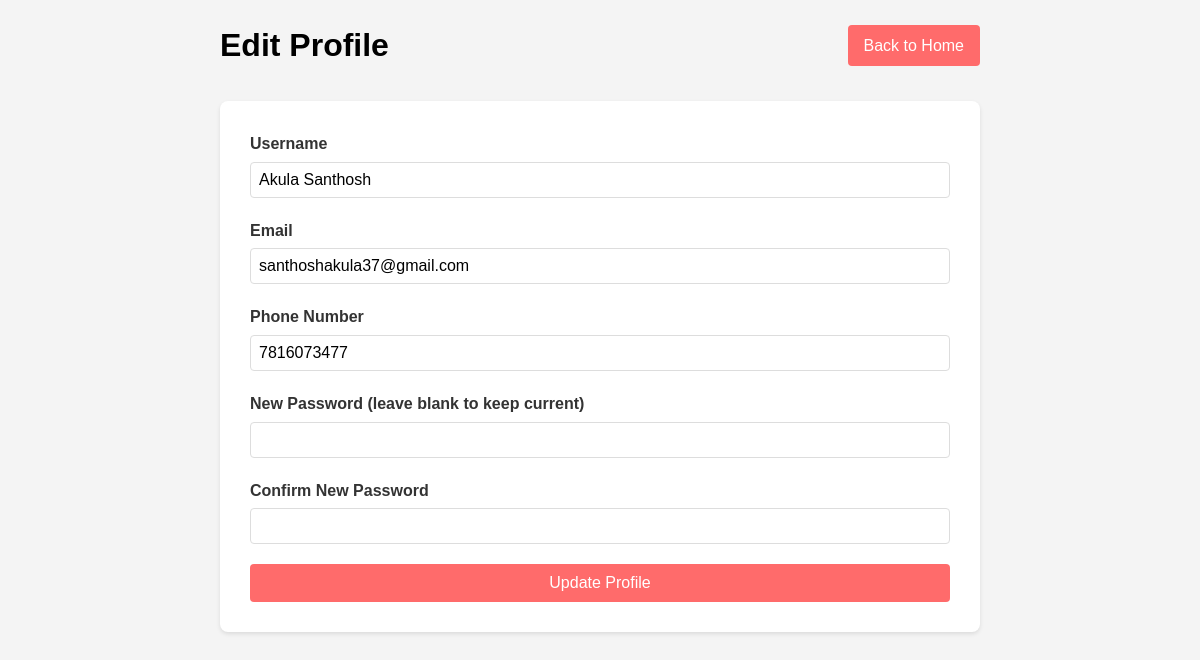
/customer_home/profile/edit/ (signed in), run on the app's committed database.
### Food_App/models.py (models this page shows, shortened)
class Registration(models.Model):
    username = models.CharField(max_length=100, unique=True)
    email = models.EmailField(unique=True)
    phone_number = models.CharField(max_length=15)
    password = models.CharField(max_length=100)
    is_active = models.BooleanField(default=True)
    created_at = models.DateTimeField(auto_now_add=True)
    updated_at = models.DateTimeField(auto_now=True)
    class Meta:
        verbose_name = 'Registration'
        verbose_name_plural = 'Registrations'

### Food_App/views.py (the view, shortened to what this page needs)
# urls.py: path('customer_home/profile/edit/', views.edit_profile, name='edit_profile'),
def edit_profile(request):
    if not request.session.get('user_id'):
        messages.error(request, 'Please login first!')
        return redirect('login')
    user = get_object_or_404(Registration, id=request.session['user_id'])
    return render(request, 'Food_App/edit_profile.html', {'user': user})

### Food_App/templates/Food_App/edit_profile.html (shortened to what this page needs)
<!DOCTYPE html>
<html lang="en">
<head>
</head>
<body>
    <div class="container">
        <div class="header">
            <h1>Edit Profile</h1>
            <a href="{% url 'customer_home' %}" class="back-btn">Back to Home</a>
        </div>
        <div class="profile-form">
            <form method="post">
                <div class="form-group">
                    <label for="username">Username</label>
                    <input type="text" id="username" name="username" value="{{ user.username }}" required>
                </div>
                <div class="form-group">
                    <label for="email">Email</label>
                    <input type="email" id="email" name="email" value="{{ user.email }}" required>
                </div>
                <div class="form-group">
                    <label for="phone_number">Phone Number</label>
                    <input type="tel" id="phone_number" name="phone_number" value="{{ user.phone_number }}">
                </div>
                <div class="form-group">
                    <label for="new_password">New Password (leave blank to keep current)</label>
                    <input type="password" id="new_password" name="new_password">
                </div>
                <div class="form-group">
                    <label for="confirm_password">Confirm New Password</label>
                    <input type="password" id="confirm_password" name="confirm_password">
                </div>
                <button type="submit" class="submit-btn">Update Profile</button>
            </form>
        </div>
    </div>
</body>
</html>

### Food_App/templates/Food_App/edit_profile.html (style rules this page uses)
* { margin: 0; padding: 0; box-sizing: border-box; }
body { font-family: Arial, sans-serif; background: #f4f4f4; line-height: 1.6; }
.container { max-width: 800px; margin: 0 auto; padding: 20px; }
.header { display: flex; justify-content: space-between; align-items: center; margin-bottom: 30px; }
.back-btn { padding: 8px 16px; background: #ff6b6b; color: white; text-decoration: none; border-radius: 4px; }
.profile-form { background: white; padding: 30px; border-radius: 8px; box-shadow: 0 2px 4px rgba(0,0,0,0.1); }
.form-group { margin-bottom: 20px; }
label { display: block; margin-bottom: 5px; color: #333; font-weight: bold; }
input { width: 100%; padding: 8px; border: 1px solid #ddd; border-radius: 4px; font-size: 16px; }
.submit-btn { background: #ff6b6b; color: white; padding: 10px 20px; border: none; border-radius: 4px; cursor: pointer; font-size: 16px; width: 100%; }

### data on the page
Registration: username "Akula Santhosh", email "santhoshakula37@gmail.com", phone_number "7816073477"
